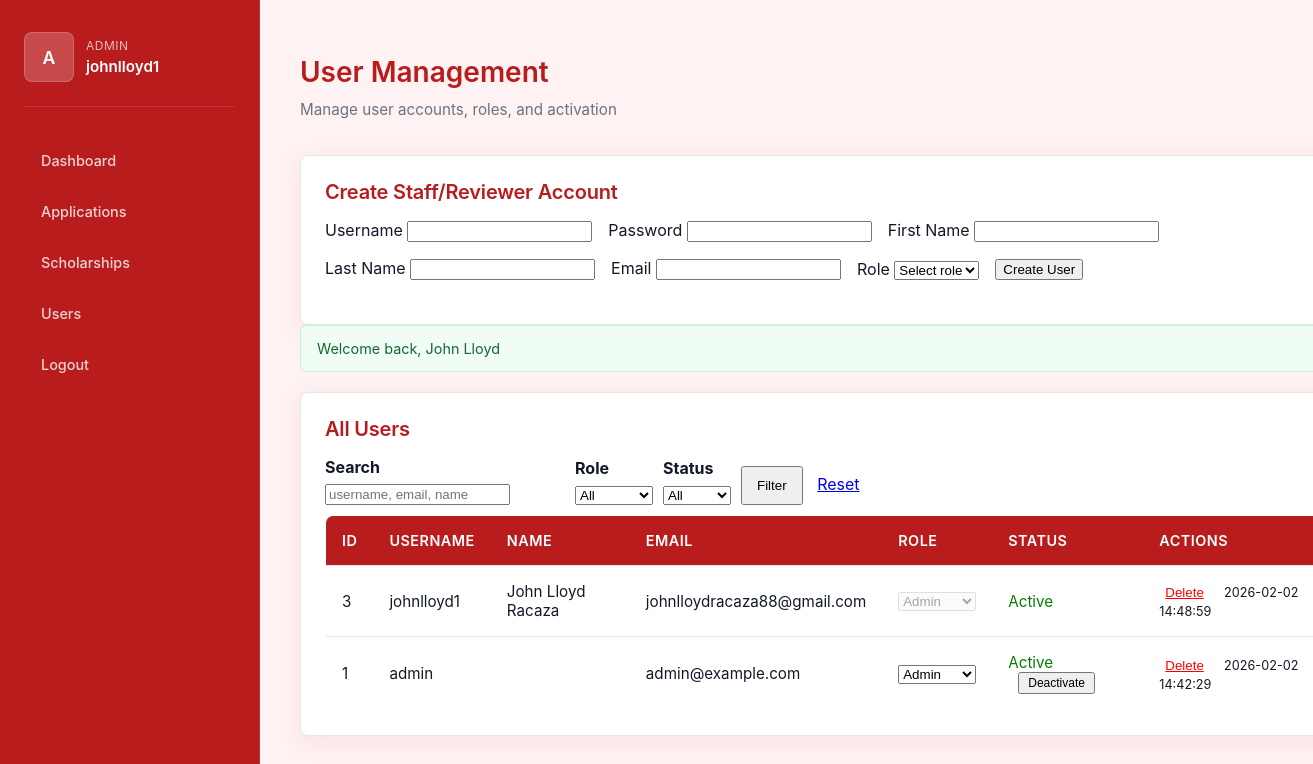
/admin/users.php (signed in), run on the app's committed database.
### tables this page shows
CREATE TABLE `users` (
  `id` int(11) NOT NULL,
  `username` varchar(100) NOT NULL,
  `password` varchar(255) NOT NULL,
  `first_name` varchar(100) DEFAULT NULL,
  `last_name` varchar(100) DEFAULT NULL,
  `email` varchar(150) DEFAULT NULL,
  `phone` varchar(50) DEFAULT NULL,
  `address` text DEFAULT NULL,
  `role` enum('admin','reviewer','student','staff') DEFAULT 'student',
  `active` tinyint(1) DEFAULT 1,
  `email_verified` tinyint(1) DEFAULT 0,
  `created_at` datetime DEFAULT current_timestamp(),
  `secret_question` varchar(255) DEFAULT NULL,
  `secret_answer_hash` varchar(255) DEFAULT NULL
);

### admin/users.php (the view, shortened to what this page needs)
<?php
$pdo = getPDO();
$q = trim($_GET['q'] ?? '');
$sql = 'SELECT id, username, first_name, last_name, email, role, active, created_at FROM users WHERE 1=1';
$params = [];
$sql .= ' ORDER BY created_at DESC';
$stmt = $pdo->prepare($sql);
$stmt->execute($params);
$users = $stmt->fetchAll();
?>
<!doctype html>
<html>
<head>
  <link rel="stylesheet" href="../assets/style.css">
  <link rel="stylesheet" href="../member/dashboard.css">
</head>
<body>
  <div class="dashboard-app">
    <aside class="sidebar">
      <div class="profile">
        <div class="avatar">A</div>
        <div>
          <div class="welcome">Admin</div>
          <div class="username"><?= htmlspecialchars($_SESSION['user']['username']) ?></div>
        </div>
      </div>
      <nav>
        <a href="dashboard.php">Dashboard</a>
        <a href="applications.php">Applications</a>
        <a href="scholarships.php">Scholarships</a>
        <a href="users.php">Users</a>
        <a href="../auth/logout.php">Logout</a>
      </nav>
    </aside>
    <main class="main">
      <div class="header-row">
        <div>
          <h2>User Management</h2>
          <p class="muted">Manage user accounts, roles, and activation</p>
        </div>
      </div>
      <section class="panel">
        <h3>Create Staff/Reviewer Account</h3>
        <form method="POST" action="../controllers/AdminController.php" autocomplete="off" style="margin-bottom:20px;display:flex;flex-wrap:wrap;gap:16px;align-items:end;">
          <div class="form-group">
            <label>Username</label>
            <input type="text" name="username" required>
          </div>
          <div class="form-group">
            <label>Password</label>
            <input type="password" name="password" required>
          </div>
          <div class="form-group">
            <label>First Name</label>
            <input type="text" name="first_name" required>
          </div>
          <div class="form-group">
            <label>Last Name</label>
            <input type="text" name="last_name" required>
          </div>
          <div class="form-group">
            <label>Email</label>
            <input type="email" name="email" required>
          </div>
          <div class="form-group">
            <label>Role</label>
            <select name="role" required>
              <option value="">Select role</option>
            </select>
          </div>
          <div class="form-group">
            <button type="submit" class="submit-btn">Create User</button>
          </div>
        </form>
      </section>
      <?php if (!empty($_SESSION['success'])): ?>
        <div class="flash success-flash"><?= htmlspecialchars($_SESSION['success']); unset($_SESSION['success']); ?></div>
      <?php endif; ?>
      <section class="panel">
        <h3>All Users</h3>
        <form method="GET" style="margin: 10px 0; display:flex; gap:10px; flex-wrap:wrap; align-items:end;">
          <div class="form-group" style="margin:0; min-width:240px;">
            <label style="display:block;font-weight:bold;margin-bottom:6px;">Search</label>
            <input type="text" name="q" value="<?= htmlspecialchars($q) ?>" placeholder="username, email, name">
          </div>
          <div class="form-group" style="margin:0;">
            <label style="display:block;font-weight:bold;margin-bottom:6px;">Role</label>
            <select name="role">
              <option value="">All</option>
            </select>
          </div>
          <div class="form-group" style="margin:0;">
            <label style="display:block;font-weight:bold;margin-bottom:6px;">Status</label>
            <select name="active">
              <option value="">All</option>
            </select>
          </div>
          <div class="form-group" style="margin:0;">
            <button type="submit" class="submit-btn" style="padding:10px 14px;">Filter</button>
            <a href="users.php" style="margin-left:10px;">Reset</a>
          </div>
        </form>
        <table style="width:100%;border-collapse:collapse">
          <thead>
            <tr>
              <th>ID</th>
              <th>Username</th>
              <th>Name</th>
              <th>Email</th>
              <th>Role</th>
              <th>Status</th>
              <th>Actions</th>
            </tr>
          </thead>
          <tbody>
            <?php foreach ($users as $u): ?>
              <tr style="border-top:1px solid #eee">
                <td><?= htmlspecialchars($u['id']) ?></td>
                <td><?= htmlspecialchars($u['username']) ?></td>
                <td><?= htmlspecialchars(($u['first_name'] ?? '') . ' ' . ($u['last_name'] ?? '')) ?></td>
                <td><?= htmlspecialchars($u['email']) ?></td>
                <td>
                  <form style="display:inline" method="POST" action="../controllers/AdminController.php">
                    <select name="role" onchange="this.form.submit()" <?= $u['id'] == $_SESSION['user_id'] ? 'disabled' : '' ?>>
                      <option value="admin" <?= $u['role'] == 'admin' ? 'selected' : '' ?>>Admin</option>
                    </select>
                  </form>
                </td>
                <td>
                  <?php if ($u['active']): ?>
                    <span style="color:green">Active</span>
                    <?php if ($u['id'] != $_SESSION['user_id']): ?>
                      <form style="display:inline" method="POST" action="../controllers/AdminController.php">
                        <button type="submit" style="margin-left:10px;padding:2px 8px;font-size:12px">Deactivate</button>
                      </form>
                    <?php endif; ?>
                  <?php endif; ?>
                </td>
                <td>
                  <form style="display:inline" method="POST" action="../controllers/AdminController.php" onsubmit="return confirm('Delete this user? This cannot be undone.');">
                    <button type="submit" style="background:none;border:none;color:red;cursor:pointer;text-decoration:underline" <?= $u['id'] == $_SESSION['user_id'] ? 'disabled' : '' ?>>Delete</button>
                  </form>
                  <span style="margin-left:10px"><small><?= htmlspecialchars($u['created_at']) ?></small></span>
                </td>
              </tr>
            <?php endforeach; ?>
          </tbody>
        </table>
      </section>
    </main>
  </div>
</body>
</html>

### assets/style.css (style rules this page uses)
.panel { background: #fff; padding: 2rem; border-radius: 16px; border: 1px solid #e5e7eb; box-shadow: 0 6px 24px rgba(185,28,28,0.08); transition: box-shadow 0.2s, border-color 0.2s; }
.panel h3 { color: #b71c1c; font-size: 1.35rem; font-weight: 700; margin-bottom: 1rem; letter-spacing: -0.01em; }
.panel h3 { margin-top: 0; margin-bottom: 1rem; color: #b91c1c; font-size: 1.35rem; font-weight: 700; letter-spacing: -0.01em; }
h2 { font-size: 2rem; font-weight: 600; }
h3 { font-size: 1.5rem; font-weight: 600; }
p { color: var(--text-secondary); line-height: 1.7; }

### member/dashboard.css (style rules this page uses)
:root { --bg: #fef2f2; --card: #ffffff; --muted: #6b7280; --primary: #b91c1c; --primary-light: #dc2626; --accent: #ef4444; --border: #e5e7eb; --text-primary: #111827; --text-secondary: #6b7280; }
body { background: var(--bg); font-family: 'Inter', -apple-system, BlinkMacSystemFont, 'Segoe UI', sans-serif; color: var(--text-primary); margin: 0; padding: 0; -webkit-font-smoothing: antialiased; -moz-osx-font-smoothing: grayscale; }
.dashboard-app { min-height: 100vh; display: grid; grid-template-columns: 260px 1fr; }
.sidebar { background: var(--primary); color: white; padding: 2rem 1.5rem; border-right: 1px solid rgba(255, 255, 255, 0.1); position: sticky; top: 0; height: 100vh; overflow-y: auto; }
.profile { display: flex; align-items: center; gap: 0.75rem; margin-bottom: 2rem; padding-bottom: 1.5rem; border-bottom: 1px solid rgba(255, 255, 255, 0.1); }
.avatar { width: 48px; height: 48px; border-radius: 8px; background: rgba(255, 255, 255, 0.2); display: flex; align-items: center; justify-content: center; font-weight: 600; font-size: 1.1rem; color: white; border: 1px solid rgba(255, 255, 255, 0.2); }
.welcome { font-size: 0.75rem; color: rgba(255, 255, 255, 0.7); text-transform: uppercase; letter-spacing: 0.5px; margin-bottom: 0.25rem; }
.username { font-weight: 600; font-size: 0.95rem; color: white; }
.sidebar nav { margin-top: 1rem; }
.sidebar a { display: block; color: rgba(255, 255, 255, 0.8); padding: 0.75rem 1rem; border-radius: 6px; text-decoration: none; margin-bottom: 0.5rem; font-size: 0.9rem; font-weight: 500; transition: all 0.2s ease; border: 1px solid transparent; }
.main { padding: 2rem 2.5rem; max-width: 1400px; width: 100%; }
.header-row { display: flex; justify-content: space-between; align-items: flex-start; margin-bottom: 2rem; }
.header-row h2 { font-size: 1.75rem; font-weight: 600; color: var(--primary); margin-bottom: 0.5rem; }
.header-row p { color: var(--muted); margin: 0; font-size: 0.95rem; }
.panel { background: var(--card); padding: 1.5rem; border-radius: 8px; border: 1px solid var(--border); transition: all 0.2s ease; }
.panel h3 { margin-top: 0; margin-bottom: 1rem; color: var(--primary); font-size: 1.25rem; font-weight: 600; }
.flash { padding: 0.875rem 1rem; border-radius: 6px; margin-bottom: 1.25rem; font-size: 0.9rem; border: 1px solid; }
.success-flash { background: #f0fdf4; color: #166534; border-color: #bbf7d0; }
table { width: 100%; border-collapse: collapse; background: var(--card); border-radius: 8px; overflow: hidden; border: 1px solid var(--border); }
table thead { background: var(--primary); color: white; }
table th { padding: 1rem; text-align: left; font-weight: 600; font-size: 0.9rem; text-transform: uppercase; letter-spacing: 0.5px; }
table td { padding: 1rem; border-top: 1px solid var(--border); color: var(--text-primary); font-size: 0.95rem; }

### data on the page
users: id "3", username "johnlloyd1", first_name+last_name "John Lloyd Racaza", email "johnlloydracaza88@gmail.com", role "Admin", active "Active", created_at "2026-02-02 14:48:59"
users: id "1", username "admin", email "admin@example.com", role "Admin", created_at "2026-02-02 14:42:29"

### other printed values
$_SESSION['user']['username'] "johnlloyd1"
$_SESSION['success'] "Welcome back, John Lloyd"
